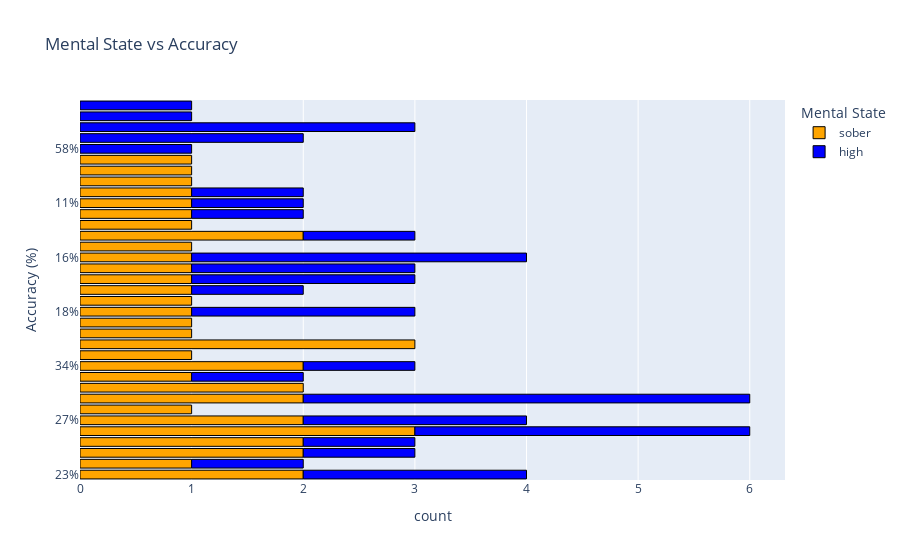

The code cell stored with this chart in its notebook:
### Code cell
accuracyGraph = px.histogram(fortnite, y='Accuracy', color='Mental State', title='Mental State vs Accuracy', 
                             nbins=40, color_discrete_map={'sober': 'orange', 'high': 'blue'})
accuracyGraph.update_traces(marker_line_width=1, marker_line_color='black')
accuracyGraph.update_layout(yaxis_title='Accuracy (%)', yaxis=dict(tickmode='linear', dtick=5))
accuracyGraph.show()

### Figure 1 — Plotly figure (JSON) as saved in the notebook; plotly's stock layout.template omitted (floating-point values rounded to 4 significant figures)
{"data": [{"alignmentgroup": "True", "bingroup": "y", "hovertemplate": "Mental State=sober<br>count=%{x}<br>Accuracy=%{y}<extra></extra>", "legendgroup": "sober", "marker": {"color": "orange", "line": {"color": "black", "width": 1}, "pattern": {"shape": ""}}, "name": "sober", "nbinsy": 40, "offsetgroup": "sober", "orientation": "h", "showlegend": true, "type": "histogram", "xaxis": "x", "y": ["23%", "30%", "22%", "20%", "17%", "23%", "27%", "46%", "25%", "20%", "4%", "28%", "34%", "17%", "6%", "38%", "12%", "29%", "18%", "4%", "17%", "90%", "35%", "10%", "22%", "24%", "38%", "16%", "44%", "21%", "21%", "38%", "43%", "34%", "27%", "13%", "11%", "25%", "36%", "53%", "45%", "42%"], "yaxis": "y"}, {"alignmentgroup": "True", "bingroup": "y", "hovertemplate": "Mental State=high<br>count=%{x}<br>Accuracy=%{y}<extra></extra>", "legendgroup": "high", "marker": {"color": "blue", "line": {"color": "black", "width": 1}, "pattern": {"shape": ""}}, "name": "high", "nbinsy": 40, "offsetgroup": "high", "orientation": "h", "showlegend": true, "type": "histogram", "xaxis": "x", "y": ["30%", "18%", "58%", "10%", "25%", "25%", "39%", "35%", "21%", "23%", "18%", "27%", "25%", "13%", "26%", "26%", "24%", "17%", "20%", "22%", "36%", "17%", "26%", "23%", "27%", "8%", "25%", "17%", "24%", "16%", "39%", "7%", "11%", "28%", "16%", "10%", "16%", "34%"], "yaxis": "y"}], "layout": {"barmode": "relative", "legend": {"title": {"text": "Mental State"}, "tracegroupgap": 0}, "title": {"text": "Mental State vs Accuracy"}, "xaxis": {"anchor": "y", "domain": [0, 1], "title": {"text": "count"}}, "yaxis": {"anchor": "x", "domain": [0, 1], "dtick": 5, "tickmode": "linear", "title": {"text": "Accuracy (%)"}}}}
